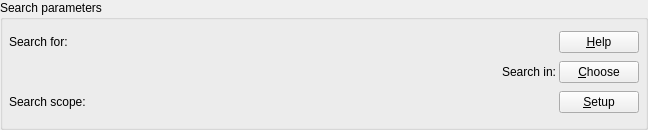
<ui version="4.0" >
 <class>SearchOptionsForm</class>
 <widget class="QWidget" name="SearchOptionsForm" >
  <property name="geometry" >
   <rect>
    <x>0</x>
    <y>0</y>
    <width>648</width>
    <height>130</height>
   </rect>
  </property>
  <property name="sizePolicy" >
   <sizepolicy vsizetype="Fixed" hsizetype="Preferred" >
    <horstretch>0</horstretch>
    <verstretch>0</verstretch>
   </sizepolicy>
  </property>
  <property name="minimumSize" >
   <size>
    <width>260</width>
    <height>130</height>
   </size>
  </property>
  <property name="baseSize" >
   <size>
    <width>420</width>
    <height>150</height>
   </size>
  </property>
  <property name="windowTitle" >
   <string>Search Options</string>
  </property>
  <layout class="QHBoxLayout" >
   <item>
    <widget class="Q3GroupBox" name="searchGroupBox" >
     <property name="title" >
      <string>Search parameters</string>
     </property>
     <property name="margin" >
      <number>0</number>
     </property>
     <layout class="QGridLayout" >
      <property name="leftMargin" >
       <number>6</number>
      </property>
      <property name="topMargin" >
       <number>6</number>
      </property>
      <property name="rightMargin" >
       <number>6</number>
      </property>
      <property name="bottomMargin" >
       <number>6</number>
      </property>
      <property name="horizontalSpacing" >
       <number>3</number>
      </property>
      <property name="verticalSpacing" >
       <number>3</number>
      </property>
      <item row="0" column="0" >
       <widget class="QLabel" name="m_searchTextLabel" >
        <property name="sizePolicy" >
         <sizepolicy vsizetype="Minimum" hsizetype="Minimum" >
          <horstretch>0</horstretch>
          <verstretch>0</verstretch>
         </sizepolicy>
        </property>
        <property name="text" >
         <string>Search for:</string>
        </property>
        <property name="wordWrap" >
         <bool>false</bool>
        </property>
       </widget>
      </item>
      <item row="0" column="2" >
       <widget class="QPushButton" name="m_syntaxButton" >
        <property name="text" >
         <string>&amp;Help</string>
        </property>
        <property name="shortcut" >
         <string>Alt+H</string>
        </property>
       </widget>
      </item>
      <item row="1" column="2" >
       <widget class="QPushButton" name="m_chooseModulesButton" >
        <property name="text" >
         <string>&amp;Choose</string>
        </property>
        <property name="shortcut" >
         <string>Alt+C</string>
        </property>
       </widget>
      </item>
      <item row="2" column="2" >
       <widget class="QPushButton" name="m_chooseRangeButton" >
        <property name="text" >
         <string>&amp;Setup</string>
        </property>
        <property name="shortcut" >
         <string>Alt+S</string>
        </property>
       </widget>
      </item>
      <item row="2" column="0" >
       <widget class="QLabel" name="m_searchScopeLabel" >
        <property name="sizePolicy" >
         <sizepolicy vsizetype="Minimum" hsizetype="Minimum" >
          <horstretch>0</horstretch>
          <verstretch>0</verstretch>
         </sizepolicy>
        </property>
        <property name="text" >
         <string>Search scope:</string>
        </property>
        <property name="wordWrap" >
         <bool>false</bool>
        </property>
       </widget>
      </item>
      <item row="2" column="1" >
       <widget class="KComboBox" name="m_rangeChooserCombo" >
        <property name="sizePolicy" >
         <sizepolicy vsizetype="Fixed" hsizetype="Expanding" >
          <horstretch>0</horstretch>
          <verstretch>0</verstretch>
         </sizepolicy>
        </property>
       </widget>
      </item>
      <item row="0" column="1" >
       <widget class="KHistoryComboBox" native="1" name="m_searchTextCombo" >
        <property name="sizePolicy" >
         <sizepolicy vsizetype="Fixed" hsizetype="Expanding" >
          <horstretch>0</horstretch>
          <verstretch>0</verstretch>
         </sizepolicy>
        </property>
        <property name="focusPolicy" >
         <enum>Qt::WheelFocus</enum>
        </property>
        <property name="sizeLimit" stdset="0" >
         <number>25</number>
        </property>
        <property name="duplicatesEnabled" stdset="0" >
         <bool>false</bool>
        </property>
       </widget>
      </item>
      <item row="1" column="0" colspan="2" >
       <widget class="QLabel" name="m_modulesLabel" >
        <property name="sizePolicy" >
         <sizepolicy vsizetype="Minimum" hsizetype="Minimum" >
          <horstretch>0</horstretch>
          <verstretch>0</verstretch>
         </sizepolicy>
        </property>
        <property name="text" >
         <string>Search in:</string>
        </property>
        <property name="textFormat" >
         <enum>Qt::RichText</enum>
        </property>
        <property name="alignment" >
         <set>Qt::AlignCenter|Qt::AlignHorizontal_Mask|Qt::AlignLeading|Qt::AlignLeft|Qt::AlignVCenter|Qt::AlignVertical_Mask</set>
        </property>
        <property name="wordWrap" >
         <bool>true</bool>
        </property>
       </widget>
      </item>
     </layout>
    </widget>
   </item>
  </layout>
 </widget>
 <layoutdefault spacing="3" margin="0" />
 <pixmapfunction>qPixmapFromMimeSource</pixmapfunction>
 <customwidgets>
  <customwidget>
   <class>Q3GroupBox</class>
   <extends>QGroupBox</extends>
   <header>Qt3Support/Q3GroupBox</header>
   <container>1</container>
  </customwidget>
  <customwidget>
   <class>KComboBox</class>
  </customwidget>
  <customwidget>
   <class>KHistoryComboBox</class>
   <extends>QWidget</extends>
   <header>khistorycombobox.h</header>
  </customwidget>
 </customwidgets>
 <includes/>
 <resources/>
 <connections/>
</ui>
